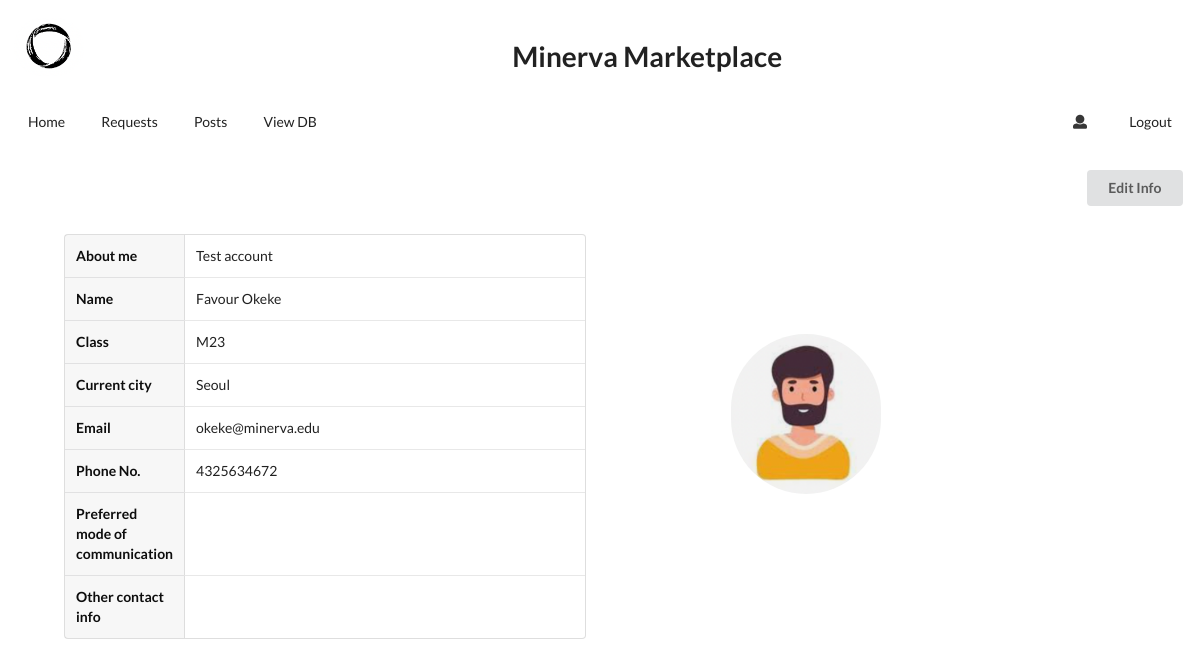
Page /user_info (signed in) on the committed database.
### app.py (models this page shows, shortened)
class Users(db.Model):
    user_id = db.Column(db.Integer, primary_key = True)
    image_id = db.Column(db.Integer)
    user_name = db.Column(db.String(100))
    user_email = db.Column(db.String(100))
    user_phone_no = db.Column(db.String(100))
    user_class = db.Column(db.String(100))
    user_about_me = db.Column(db.String(100))
    user_city = db.Column(db.String(100))
    user_pmoc = db.Column(db.String(100))
    user_oci = db.Column(db.String(100))
    password = db.Column(db.String(100))

### app.py (the view)
@app.route("/user_info", methods = ["POST", "GET"])
def user_info():
    if "user_email" in session:
        usr = Users.query.filter_by(user_email=session["user_email"], password=session["password"]).first()
        return render_template("user_info.html", usr=usr)
    else:
        flash("You need to log in!")
        return redirect(url_for("login"))

### templates/user_info.html (shortened to what this page needs)
{% extends "base.html" %}
{% block body %}
    <div class="ui right aligned basic segment">
        <a href="{{ url_for('create_user') }}">
            <button class="ui button">Edit Info</button>
        </a>
    </div>
    <div class="ui grid" style="margin-left: 50px; margin-right: 50px;">
        <div class="eight wide column">
            <table class="ui definition table">
                <tbody>
                    <tr>
                        <td class="three wide column">About me</td>
                        <td>{{usr.user_about_me}}</td>
                    </tr>
                    <tr>
                        <td>Name</td>
                        <td>{{usr.user_name}}</td>
                    </tr>
                    <tr>
                        <td>Class</td>
                        <td>{{usr.user_class}}</td>
                    </tr>
                    <tr>
                        <td>Current city</td>
                        <td>{{usr.user_city}}</td>
                    </tr>
                    <tr>
                        <td>Email</td>
                        <td>{{usr.user_email}}</td>
                    </tr>
                    <tr>
                        <td>Phone No.</td>
                        <td>{{usr.user_phone_no}}</td>
                    </tr>
                    <tr>
                        <td>Preferred mode of communication</td>
                        <td>{{usr.user_pmoc}}</td>
                    </tr>
                    <tr>
                        <td>Other contact info</td>
                        <td>{{usr.user_oci}}</td>
                    </tr>
                </tbody>
            </table>
        </div>
        <div class="six wide column">
            <img class="ui circular small centered image" src="/static/male_avatar.png" style="margin-top: 100px; margin-bottom: 5px;">
        </div>
    </div>
{% endblock %}

### rows in the picture
Users: user_about_me "Test account", user_name "Favour Okeke", user_class "M23", user_city "Seoul", user_email "okeke@minerva.edu", user_phone_no "4325634672"
